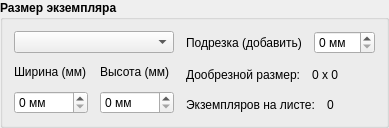
        <widget class="QGroupBox" name="groupBox_2">
         <property name="font">
          <font>
           <weight>75</weight>
           <bold>true</bold>
          </font>
         </property>
         <property name="title">
          <string>Размер экземпляра   </string>
         </property>
         <property name="flat">
          <bool>false</bool>
         </property>
         <layout class="QVBoxLayout" name="verticalLayout_13">
          <item>
           <layout class="QHBoxLayout" name="horizontalLayout_11">
            <property name="spacing">
             <number>12</number>
            </property>
            <item>
             <layout class="QVBoxLayout" name="verticalLayout_3">
              <item>
               <widget class="QComboBox" name="instanceSizeList">
                <property name="font">
                 <font>
                  <weight>50</weight>
                  <bold>false</bold>
                 </font>
                </property>
                <property name="focusPolicy">
                 <enum>Qt::NoFocus</enum>
                </property>
                <property name="editable">
                 <bool>false</bool>
                </property>
                <property name="insertPolicy">
                 <enum>QComboBox::NoInsert</enum>
                </property>
                <property name="placeholderText">
                 <string>Пользовательский</string>
                </property>
               </widget>
              </item>
              <item>
               <layout class="QHBoxLayout" name="horizontalLayout_2">
                <item>
                 <layout class="QVBoxLayout" name="verticalLayout_5">
                  <item>
                   <widget class="QLabel" name="label_4">
                    <property name="font">
                     <font>
                      <weight>50</weight>
                      <bold>false</bold>
                     </font>
                    </property>
                    <property name="text">
                     <string>Ширина (мм)</string>
                    </property>
                   </widget>
                  </item>
                  <item>
                   <widget class="QSpinBox" name="instanceWdth">
                    <property name="font">
                     <font>
                      <weight>50</weight>
                      <bold>false</bold>
                     </font>
                    </property>
                    <property name="layoutDirection">
                     <enum>Qt::LeftToRight</enum>
                    </property>
                    <property name="alignment">
                     <set>Qt::AlignLeading|Qt::AlignLeft|Qt::AlignVCenter</set>
                    </property>
                    <property name="suffix">
                     <string> мм</string>
                    </property>
                    <property name="maximum">
                     <number>1000</number>
                    </property>
                   </widget>
                  </item>
                 </layout>
                </item>
                <item>
                 <layout class="QVBoxLayout" name="verticalLayout_4">
                  <item>
                   <widget class="QLabel" name="label_3">
                    <property name="font">
                     <font>
                      <weight>50</weight>
                      <bold>false</bold>
                     </font>
                    </property>
                    <property name="text">
                     <string>Высота (мм)</string>
                    </property>
                   </widget>
                  </item>
                  <item>
                   <widget class="QSpinBox" name="instanceHght">
                    <property name="font">
                     <font>
                      <weight>50</weight>
                      <bold>false</bold>
                     </font>
                    </property>
                    <property name="layoutDirection">
                     <enum>Qt::LeftToRight</enum>
                    </property>
                    <property name="alignment">
                     <set>Qt::AlignLeading|Qt::AlignLeft|Qt::AlignVCenter</set>
                    </property>
                    <property name="suffix">
                     <string> мм</string>
                    </property>
                    <property name="maximum">
                     <number>1000</number>
                    </property>
                   </widget>
                  </item>
                 </layout>
                </item>
               </layout>
              </item>
             </layout>
            </item>
            <item>
             <layout class="QVBoxLayout" name="verticalLayout_2">
              <item>
               <layout class="QHBoxLayout" name="horizontalLayout_10">
                <item>
                 <widget class="QLabel" name="label_5">
                  <property name="font">
                   <font>
                    <weight>50</weight>
                    <bold>false</bold>
                   </font>
                  </property>
                  <property name="text">
                   <string>Подрезка (добавить)</string>
                  </property>
                 </widget>
                </item>
                <item>
                 <widget class="QSpinBox" name="trimVal">
                  <property name="sizePolicy">
                   <sizepolicy hsizetype="Minimum" vsizetype="Fixed">
                    <horstretch>0</horstretch>
                    <verstretch>0</verstretch>
                   </sizepolicy>
                  </property>
                  <property name="font">
                   <font>
                    <weight>50</weight>
                    <bold>false</bold>
                   </font>
                  </property>
                  <property name="alignment">
                   <set>Qt::AlignLeading|Qt::AlignLeft|Qt::AlignVCenter</set>
                  </property>
                  <property name="suffix">
                   <string> мм</string>
                  </property>
                  <property name="maximum">
                   <number>20</number>
                  </property>
                 </widget>
                </item>
               </layout>
              </item>
              <item>
               <layout class="QHBoxLayout" name="horizontalLayout_4">
                <item>
                 <widget class="QLabel" name="printArea_3">
                  <property name="font">
                   <font>
                    <weight>50</weight>
                    <bold>false</bold>
                   </font>
                  </property>
                  <property name="text">
                   <string>Дообрезной размер:</string>
                  </property>
                 </widget>
                </item>
                <item>
                 <widget class="QLabel" name="preTrimSize">
                  <property name="font">
                   <font>
                    <weight>50</weight>
                    <bold>false</bold>
                   </font>
                  </property>
                  <property name="layoutDirection">
                   <enum>Qt::LeftToRight</enum>
                  </property>
                  <property name="text">
                   <string>0 x 0</string>
                  </property>
                  <property name="textFormat">
                   <enum>Qt::AutoText</enum>
                  </property>
                  <property name="alignment">
                   <set>Qt::AlignLeading|Qt::AlignLeft|Qt::AlignVCenter</set>
                  </property>
                 </widget>
                </item>
               </layout>
              </item>
              <item>
               <layout class="QHBoxLayout" name="horizontalLayout_3">
                <item>
                 <widget class="QLabel" name="printArea_2">
                  <property name="font">
                   <font>
                    <weight>50</weight>
                    <bold>false</bold>
                   </font>
                  </property>
                  <property name="text">
                   <string>Экземпляров на листе:</string>
                  </property>
                 </widget>
                </item>
                <item>
                 <widget class="QLabel" name="instPerSht">
                  <property name="font">
                   <font>
                    <weight>50</weight>
                    <bold>false</bold>
                   </font>
                  </property>
                  <property name="layoutDirection">
                   <enum>Qt::LeftToRight</enum>
                  </property>
                  <property name="text">
                   <string>0</string>
                  </property>
                  <property name="textFormat">
                   <enum>Qt::AutoText</enum>
                  </property>
                  <property name="alignment">
                   <set>Qt::AlignLeading|Qt::AlignLeft|Qt::AlignVCenter</set>
                  </property>
                 </widget>
                </item>
               </layout>
              </item>
             </layout>
            </item>
           </layout>
          </item>
         </layout>
        </widget>
